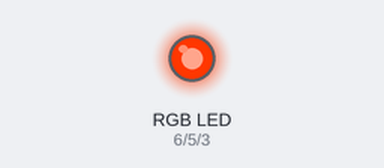
The sketch below on a simulated Arduino Uno, built with avr-gcc and run on an emulated ATmega328P. Parts: an RGB LED mixed from three pins (HIGH = lit).

Above: at 0.1 s.
Timing chart, 0 to 1.6 s (numbered marks = the images above):
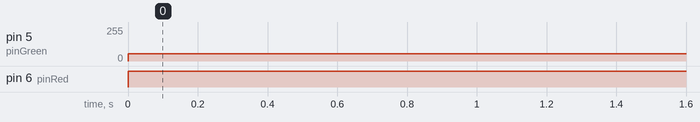

The sketch:

Lesson-13.ino
```cpp
int pinRed = 6;
int pinGreen = 5;
int pinBlue = 3;
int redBrightness = 255;
int greenBrightness =55;
int blueBrightness = 0;

void setup() {

  Serial.begin(9600);
  pinMode(pinRed,OUTPUT);
  pinMode(pinGreen,OUTPUT);
  pinMode(pinBlue,OUTPUT);

}

void loop() {

  analogWrite(pinRed,redBrightness);
  analogWrite(pinGreen,greenBrightness);
  analogWrite(pinBlue,blueBrightness);

}
```

Measured:
- by itself, pin 5 (pinGreen): 0/255 → 55/255 at 0.00 s
- by itself, pin 6 (pinRed): LOW → HIGH at 0.00 s
